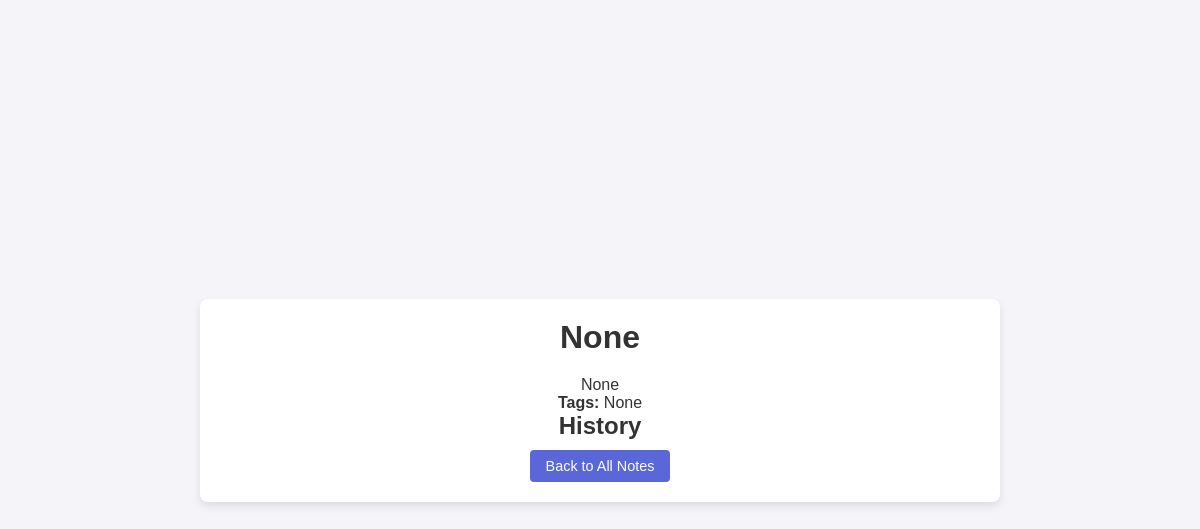
Before: /note/9 with the older database file.
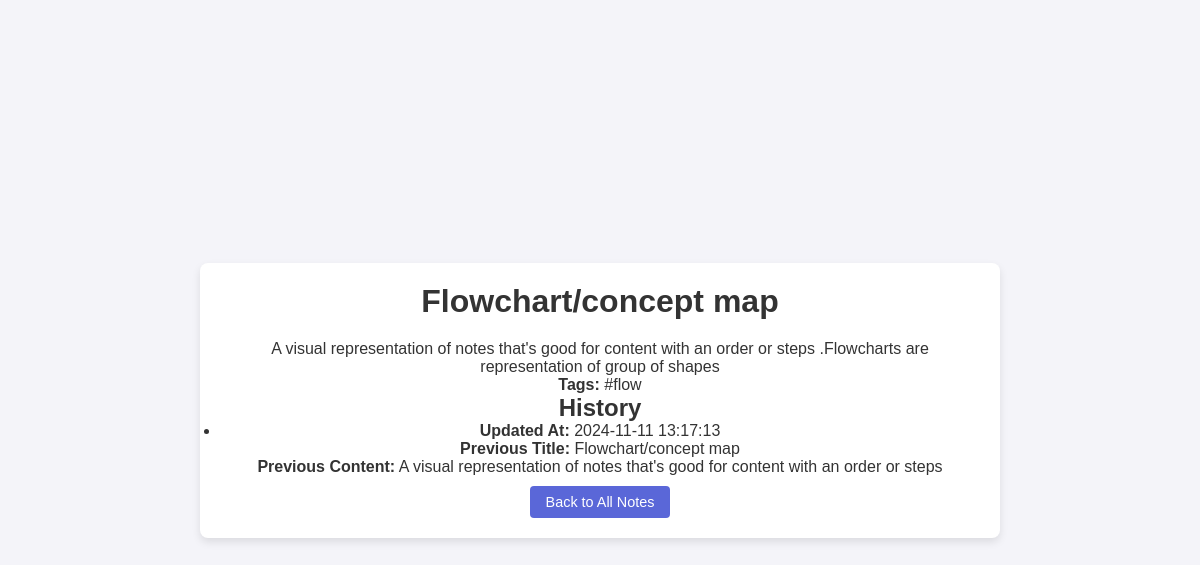
After: the same page with the newer database file.
### tables this page shows
CREATE TABLE notes (
        id INTEGER PRIMARY KEY AUTOINCREMENT,
        title TEXT NOT NULL,
        content TEXT NOT NULL,
        is_important INTEGER DEFAULT 0,
        is_urgent INTEGER DEFAULT 0
    );

CREATE TABLE note_history (
        id INTEGER PRIMARY KEY AUTOINCREMENT,
        note_id INTEGER,
        title TEXT,
        content TEXT,
        updated_at TIMESTAMP DEFAULT CURRENT_TIMESTAMP,
        FOREIGN KEY (note_id) REFERENCES notes (id) ON DELETE CASCADE
    );

### app.py (the view)
    def view_note(self, note_id):
        conn = self.get_db_connection()
        note = conn.execute('''
            SELECT notes.*, GROUP_CONCAT(tags.name) AS tags
            FROM notes
            LEFT JOIN note_tags ON notes.id = note_tags.note_id
            LEFT JOIN tags ON note_tags.tag_id = tags.id
            WHERE notes.id = ?
        ''', (note_id,)).fetchone()
        history = conn.execute('''
            SELECT * FROM note_history
            WHERE note_id = ?
            ORDER BY updated_at DESC
        ''', (note_id,)).fetchall()
        conn.close()
        return render_template('view_note.html', note=note, history=history)

### app.py (called while the page is built)
    def get_db_connection(self):
        conn = sqlite3.connect('notes.db')
        conn.row_factory = sqlite3.Row  # To access columns by name instead of index
        return conn

### templates/view_note.html (shortened to what this page needs)
<!DOCTYPE html>
<html lang="en">
<head>
    <link rel="stylesheet" href="{{ url_for('static', filename='style.css') }}">
</head>
<body>
    <div class="container">
        <h1>{{ note.title }}</h1>
        <p>{{ note.content }}</p>
        <p><strong>Tags:</strong> {{ note.tags }}</p>
        <h2>History</h2>
        <ul>
            {% for entry in history %}
                <li>
                    <strong>Updated At:</strong> {{ entry.updated_at }}<br>
                    <strong>Previous Title:</strong> {{ entry.title }}<br>
                    <strong>Previous Content:</strong> {{ entry.content }}
                </li>
            {% endfor %}
        </ul>
        <a href="{{ url_for('index') }}" class="button">Back to All Notes</a>
    </div>
</body>
</html>

Changed rows visible on the page:
added notes: title "Flowchart/concept map", content "A visual representation of notes that's good for content with an order or steps .Flowcharts are representation of group of shapes"
added note_history: updated_at "2024-11-11 13:17:13", title "Flowchart/concept map", content "A visual representation of notes that's good for content with an order or steps"
Other visible differences:
{{ note.tags }}: "None" → "#flow"
{{ note.title }}: "None" → (not shown)
{{ note.content }}: "None" → (not shown)
